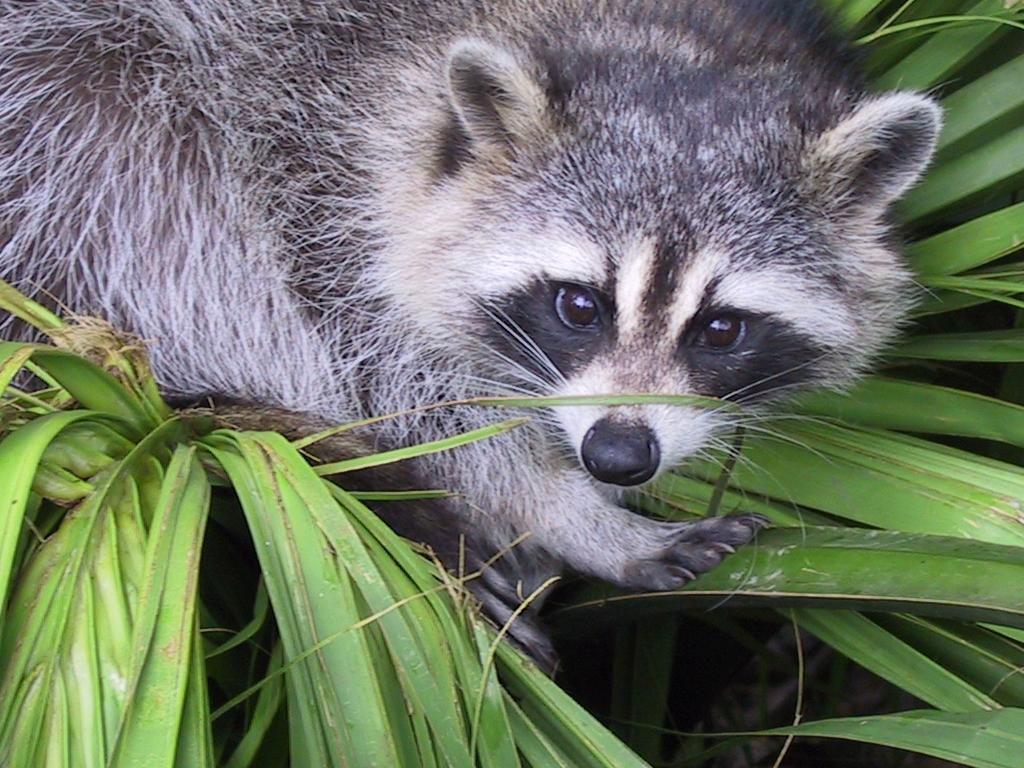
#> input picture mod1/ex04/animal.jpeg, 1024 x 768 px
$ python rotate.py
#> lines starting #> are read from the running program, lines starting #| are printed output that depends on the picture
### mod1/ex04/load_image.py
import numpy as np
from PIL import Image
import matplotlib.pyplot as plt


def ft_load(path: str) -> np.array:
    """
    Load an image from a given path, print its shape, and return its RGB.

    Args:
        path (str): The file path to the image (.jpg or .jpeg).

    Returns:
        np.ndarray: A NumPy array containing the image pixel data,
        or an empty array if an error occurs.
    """
#> called with path = 'animal.jpeg'
    try:
        assert (
            path.lower().endswith(('.jpg', '.jpeg'))
            ), "file should be an .jpg / .jpeg"
        img = Image.open(path)
#> img is the input picture: PIL image 1024x768 RGB; mean R, G, B 110.7, 117.7, 102.1
        array_img = np.array(img)
        height, length, channels = array_img.shape
#> height = 768; length = 1024; channels = 3
        # print(f"The shape of the image is: ({height}, {length}, {channels})")

        return array_img

    except FileNotFoundError as msg:
        print(f"{msg}")
    except Image.UnidentifiedImageError as msg:
        print(f"Error: {msg}")
    except AssertionError as msg:
        print(f"AssertionError: {msg}")

    return np.array([])


def zoom(img: np.array, y_slice: int, x_slice: int) -> np.array:
    """Crops and zooms into the center of an image array.

    Calculates the center coordinates of the input image and extracts a
    centered region specified by the slice dimensions while preserving the
    3D shape. Prints the resulting array shape and data, then saves
    the cropped image to a PNG file.

    Parameters
    ----------
    img : np.array
        The input image represented as a NumPy array (H x W x C).
    y_slice : int
        The height (in pixels) of the cropped zoom area.
    x_slice : int
        The width (in pixels) of the cropped zoom area.

    Returns
    -------
    np.array
        The cropped image array.
    """
#> called with y_slice = 400, x_slice = 400
    height, width = img.shape[0], img.shape[1]
#> height = 768; width = 1024
    center_y, center_x = height // 2, width // 2
#> center_y = 384; center_x = 512

    y_start = center_y - (y_slice // 2)
#> y_start = 184
    y_end = center_y + (y_slice // 2)
#> y_end = 584

    x_start = center_x - (x_slice // 2)
#> x_start = 312
    x_end = center_x + (x_slice // 2)
#> x_end = 712

    zoom_img = img[y_start:y_end, x_start:x_end, 0:1]
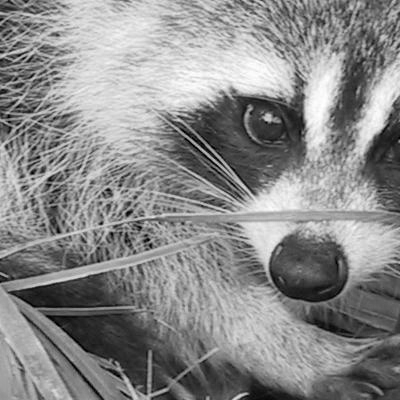
#> zoom_img: shape (400, 400, 1); min 0, max 255, mean 138.1

    channels = zoom_img.shape[2]
#> channels = 1

    print(
        f"The shape of image is: ({y_slice}, {x_slice}, {channels}) "
        f"or ({y_slice}, {x_slice})")
#| The shape of image is: (400, 400, 1) or (400, 400)
    print(zoom_img)
#> (printed output is left out)
#> (printed output is left out)

    plt.imshow(zoom_img, "grey")
    plt.savefig("zoom_output.png")

    return zoom_img


def main():
    """Main function to test the ft_load image loader."""
    print(ft_load("landscape.jpg"))


# [2 lines that do not run on import are left out]

### mod1/ex04/rotate.py
import numpy as np
from load_image import ft_load
from load_image import zoom
import matplotlib.pyplot as plt


def transpose(img: np.array) -> np.array:
    """
    Transposes a 3D image array into a 2D transposed image array.

    Args:
        img (np.array): A 3D NumPy array representing the cropped image
                        with shape (height, width, channels).

    Returns:
        np.array: A 2D NumPy array containing the transposed pixel values
                  with shape (width, height).
    """
    height, width = img.shape[0], img.shape[1]
#> height = 400; width = 400
    transposed_img = np.zeros((height, width), dtype=img.dtype)

    for y in range(height):
        for x in range(width):
            transposed_img[x][y] = img[y][x][0]
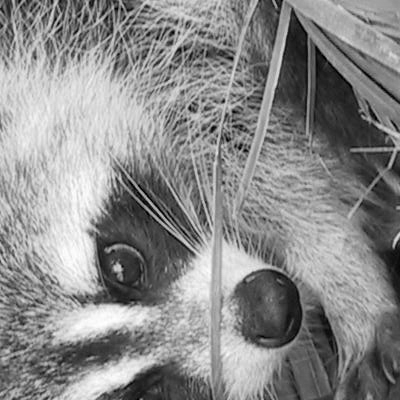
#> transposed_img: shape (400, 400); min 0, max 255, mean 138.1

    plt.imshow(transposed_img, "grey")
    plt.savefig("transpose_output.png")
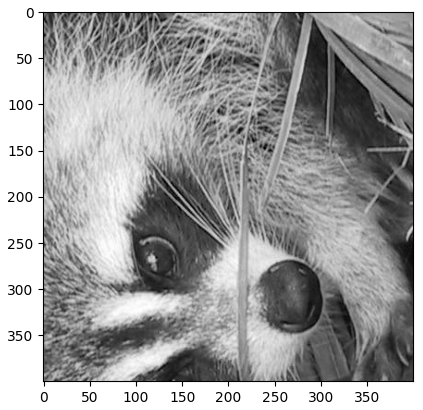
#> figure drawn by matplotlib, 1 panel

    height, width = transposed_img.shape[0], transposed_img.shape[1]

    print(f"New shape after Transpose: ({height}, {width})")
#| New shape after Transpose: (400, 400)

    return transposed_img


def main():
    """
    Loads an image, applies a zoom transformation, prints its initial state,
    transposes the zoomed image manually, and saves/displays the result.
    """
    path = "animal.jpeg"
    array_img = ft_load(path)
    zoom_img = zoom(array_img, 400, 400)

    print(zoom_img)
    print(transpose(zoom_img))
#> (printed output is left out)


if __name__ == "__main__":
    main()
